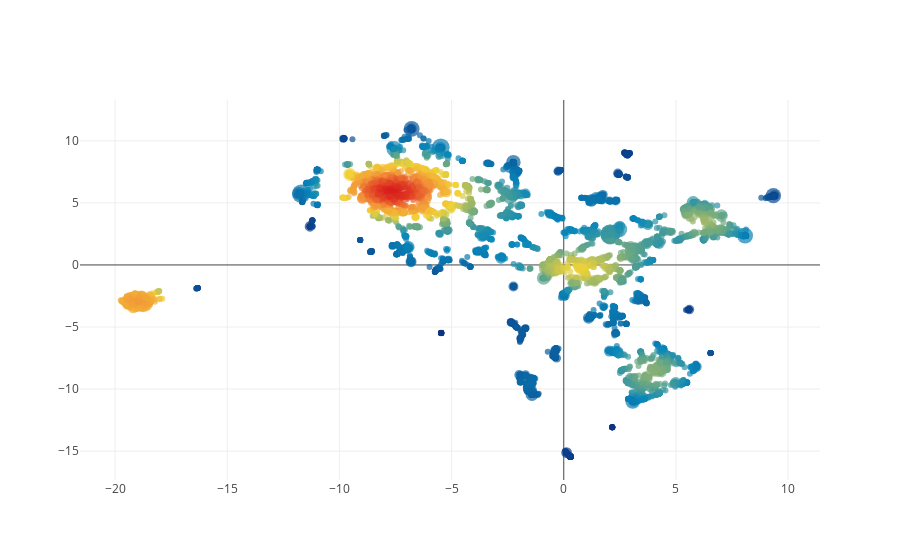

The cell this chart's notebook holds for it:
### Code cell
from scipy.stats import gaussian_kde
size = np.log10(X.index.get_level_values('count')) 
size = np.clip(20 * (size / size.max()), 6, 20)
kde = gaussian_kde(Y.T)(Y.T)
trace = go.Scatter(
    x = Y[:, 0],
    y = Y[:, 1],
    text = [
        'Text: {}<br>Vocab: {}<br>N: {}'.format(i[1].replace('\n', ''), i[0], i[2]) 
        for i in X.index
    ],
    marker = dict(size=size, line=dict(width=0), color=kde, colorscale='Portland'),
    mode = 'markers'
)
layout = go.Layout(hovermode='closest')
fig = go.Figure(data=[trace], layout=layout)
plotly.offline.iplot(fig) 
# When ready: 
# plotly.tools.set_credentials_file(username='eczech', api_key='########')
# py.iplot(fig, filename='word2vec_umap_v2')

### Figure 1 — Plotly figure (JSON) as saved in the notebook; plotly's stock layout.template omitted (floating-point values rounded to 4 significant figures; data arrays with more than 128 entries replaced by an {"elided": "..."} marker saying what was removed)
{"data": [{"marker": {"color": {"elided": "10000 float values"}, "colorscale": "Portland", "line": {"width": 0}, "size": {"elided": "10000 float values"}}, "mode": "markers", "text": {"elided": "10000 str values"}, "type": "scatter", "uid": "747eb8fb-28ff-4b3a-8d20-27f7b9875c23", "x": {"elided": "10000 float values"}, "y": {"elided": "10000 float values"}}], "layout": {"hovermode": "closest"}}
